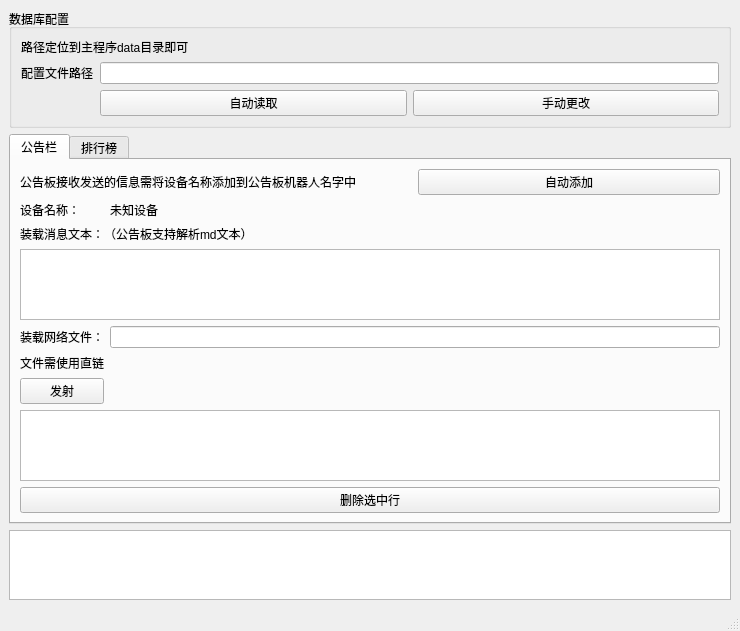
<?xml version="1.0" encoding="UTF-8"?>
<ui version="4.0">
 <class>MainWindow</class>
 <widget class="QMainWindow" name="MainWindow">
  <property name="geometry">
   <rect>
    <x>0</x>
    <y>0</y>
    <width>740</width>
    <height>601</height>
   </rect>
  </property>
  <property name="windowTitle">
   <string>Education Clock DB Manager</string>
  </property>
  <widget class="QWidget" name="centralwidget">
   <layout class="QGridLayout" name="gridLayout">
    <item row="2" column="0">
     <widget class="QTabWidget" name="tabWidget">
      <property name="currentIndex">
       <number>0</number>
      </property>
      <widget class="QWidget" name="tab">
       <attribute name="title">
        <string>公告栏</string>
       </attribute>
       <layout class="QGridLayout" name="gridLayout_3">
        <item row="6" column="0" colspan="3">
         <widget class="QLabel" name="label_9">
          <property name="text">
           <string>文件需使用直链</string>
          </property>
         </widget>
        </item>
        <item row="3" column="0" colspan="3">
         <widget class="QLabel" name="label_7">
          <property name="text">
           <string>装载消息文本：（公告板支持解析md文本）</string>
          </property>
         </widget>
        </item>
        <item row="9" column="0" colspan="3">
         <widget class="QPushButton" name="pushButton_3">
          <property name="text">
           <string>删除选中行</string>
          </property>
         </widget>
        </item>
        <item row="5" column="0">
         <widget class="QLabel" name="label_8">
          <property name="sizePolicy">
           <sizepolicy hsizetype="Maximum" vsizetype="Preferred">
            <horstretch>0</horstretch>
            <verstretch>0</verstretch>
           </sizepolicy>
          </property>
          <property name="text">
           <string>装载网络文件：</string>
          </property>
         </widget>
        </item>
        <item row="5" column="1" colspan="2">
         <widget class="QLineEdit" name="lineEdit_2">
          <property name="sizePolicy">
           <sizepolicy hsizetype="Expanding" vsizetype="Fixed">
            <horstretch>0</horstretch>
            <verstretch>0</verstretch>
           </sizepolicy>
          </property>
         </widget>
        </item>
        <item row="7" column="0">
         <widget class="QPushButton" name="pushButton_4">
          <property name="text">
           <string>发射</string>
          </property>
         </widget>
        </item>
        <item row="4" column="0" colspan="3">
         <widget class="QPlainTextEdit" name="plainTextEdit"/>
        </item>
        <item row="2" column="0">
         <widget class="QLabel" name="label_3">
          <property name="sizePolicy">
           <sizepolicy hsizetype="Maximum" vsizetype="Preferred">
            <horstretch>0</horstretch>
            <verstretch>0</verstretch>
           </sizepolicy>
          </property>
          <property name="text">
           <string>设备名称：</string>
          </property>
         </widget>
        </item>
        <item row="8" column="0" colspan="3">
         <widget class="QTableWidget" name="tableWidget"/>
        </item>
        <item row="2" column="1">
         <widget class="QLabel" name="label_4">
          <property name="text">
           <string>未知设备</string>
          </property>
         </widget>
        </item>
        <item row="1" column="0" colspan="2">
         <widget class="QLabel" name="label_2">
          <property name="text">
           <string>公告板接收发送的信息需将设备名称添加到公告板机器人名字中</string>
          </property>
         </widget>
        </item>
        <item row="1" column="2">
         <widget class="QPushButton" name="pushButton_5">
          <property name="text">
           <string>自动添加</string>
          </property>
         </widget>
        </item>
       </layout>
      </widget>
      <widget class="QWidget" name="tab_2">
       <attribute name="title">
        <string>排行榜</string>
       </attribute>
       <layout class="QGridLayout" name="gridLayout_4">
        <item row="1" column="0">
         <widget class="QTableWidget" name="tableWidget_2"/>
        </item>
        <item row="0" column="0">
         <widget class="QLabel" name="label_5">
          <property name="text">
           <string>懒得写，下周再说</string>
          </property>
         </widget>
        </item>
       </layout>
      </widget>
     </widget>
    </item>
    <item row="1" column="0">
     <widget class="QGroupBox" name="groupBox">
      <property name="title">
       <string>数据库配置</string>
      </property>
      <layout class="QGridLayout" name="gridLayout_2">
       <item row="1" column="1" colspan="2">
        <widget class="QLineEdit" name="lineEdit"/>
       </item>
       <item row="1" column="0">
        <widget class="QLabel" name="label">
         <property name="sizePolicy">
          <sizepolicy hsizetype="Maximum" vsizetype="Preferred">
           <horstretch>0</horstretch>
           <verstretch>0</verstretch>
          </sizepolicy>
         </property>
         <property name="text">
          <string>配置文件路径</string>
         </property>
        </widget>
       </item>
       <item row="2" column="2">
        <widget class="QPushButton" name="pushButton_2">
         <property name="text">
          <string>手动更改</string>
         </property>
        </widget>
       </item>
       <item row="0" column="0" colspan="2">
        <widget class="QLabel" name="label_6">
         <property name="text">
          <string>路径定位到主程序data目录即可</string>
         </property>
        </widget>
       </item>
       <item row="2" column="1">
        <widget class="QPushButton" name="pushButton">
         <property name="toolTip">
          <string>当主程序使用安装程序安装时可用自动读取</string>
         </property>
         <property name="text">
          <string>自动读取</string>
         </property>
        </widget>
       </item>
      </layout>
     </widget>
    </item>
    <item row="3" column="0">
     <widget class="QPlainTextEdit" name="plainTextEdit_2">
      <property name="readOnly">
       <bool>true</bool>
      </property>
     </widget>
    </item>
   </layout>
  </widget>
  <widget class="QStatusBar" name="statusBar"/>
  <action name="action1">
   <property name="text">
    <string>关于</string>
   </property>
  </action>
 </widget>
 <resources/>
 <connections/>
</ui>
